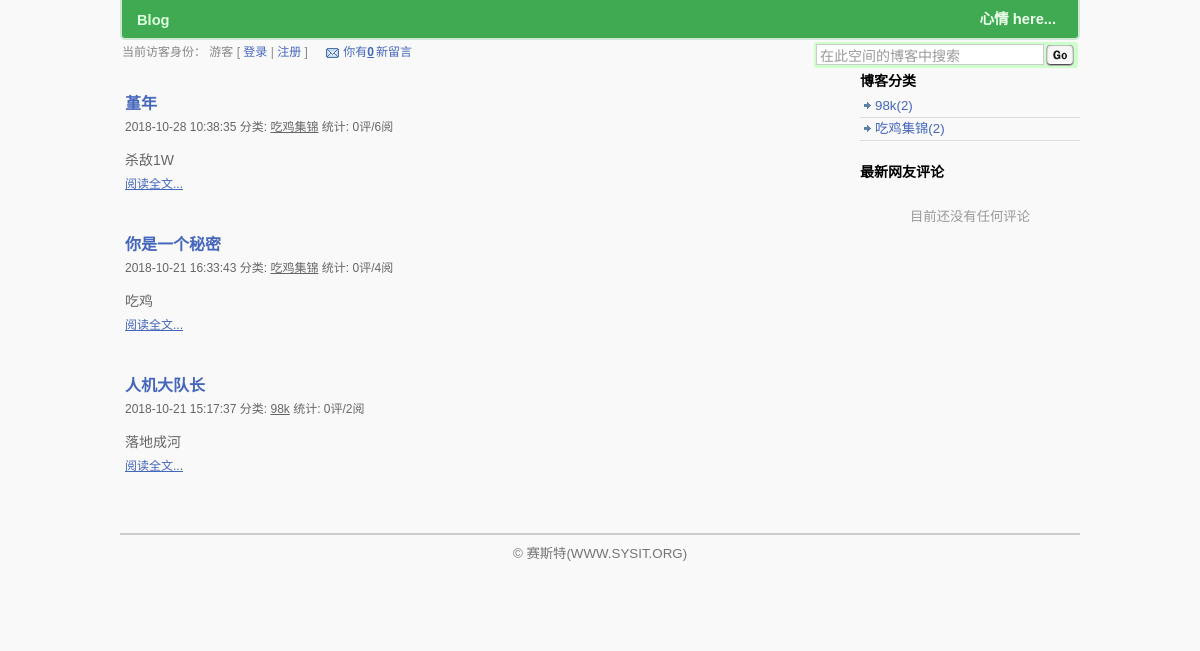
The page / on the database its author committed.
### tables this page shows
CREATE TABLE `t_blog` (
  `blog_id` int(11) NOT NULL AUTO_INCREMENT,
  `blog_title` varchar(255) DEFAULT NULL,
  `blog_content` text,
  `post_time` datetime DEFAULT NULL,
  `catalog_id` int(11) DEFAULT NULL,
  `user_id` int(11) DEFAULT NULL,
  `checked` int(11) DEFAULT NULL,
  PRIMARY KEY (`blog_id`)
);

CREATE TABLE `t_blog_catalog` (
  `catalog_id` int(11) NOT NULL AUTO_INCREMENT,
  `catalog_name` varchar(255) DEFAULT NULL,
  `user_id` int(11) DEFAULT NULL,
  PRIMARY KEY (`catalog_id`)
);

### application/controllers/Welcome.php (called while the page is built, shortened)
<?php
class Welcome extends CI_Controller
{
    public function __construct()
    {
        $this->load->model('Blog_model');
        $this->load->model('User_model');
    }
    public function index()
    {
        $blog_list = $this->Blog_model->get_blog_list();
        $catalog_list = $this->Blog_model->get_catalog_list();
        $this->load->view('index',array(
            'blog_list'=>$blog_list,
            'catalog_list'=>$catalog_list
        ));
    }
}

### index.php (called while the page is built, shortened)
<?php
require_once BASEPATH.'core/CodeIgniter.php';

### application/models/Blog_model.php (called while the page is built, shortened)
<?php
class Blog_model extends CI_Model
{
    public function get_blog_list(){
        $sql = "select *,(select count(*) from t_comment where t_comment.blog_id = t_blog.blog_id) num
        from t_blog,t_blog_catalog
        where t_blog.catalog_id = t_blog_catalog.catalog_id
        order by t_blog.post_time desc";
        $query = $this->db->query($sql);
        return  $query->result();
    }
    public function get_catalog_list(){
        $query = $this->db->get('t_blog_catalog');
        return $query->result();
    }
}

### application/views/index.php (the view, shortened to what this page needs)
<!DOCTYPE html PUBLIC "-//W3C//DTD XHTML 1.0 Transitional//EN" "http://www.w3.org/TR/xhtml1/DTD/xhtml1-transitional.dtd">
<html xml:lang="zh-CN" xmlns="http://www.w3.org/1999/xhtml" lang="zh-CN"><head>
    <link rel="stylesheet" href="css/space2011.css" type="text/css" media="screen">
    <link rel="stylesheet" type="text/css" href="css/jquery.css" media="screen">
</head>
<body>
<div id="OSC_Screen">
    <?php include "header.php"?>
        <div class="BlogList">
            <ul>
                <?php foreach ($blog_list as $blog){?>
                <li class='Blog' id='blog_24027'>
                    <h2 class='BlogAccess_true BlogTop_0'><a href="welcome/blog_detail/<?php echo $blog->blog_id?>"><?php echo $blog->blog_title;?></a></h2>
                    <div class='outline'>
                        <span class='time'><?php echo $blog->post_time;?></span>
                        <span class='catalog'>分类: <a href="?catalog=92334"><?php echo $blog->catalog_name ?></a></span>
                        <span class='stat'>统计: <?php echo $blog->num;?>评/<?php echo $blog->checked;?>阅</span>
                    </div>
                    <div class='TextContent' id='blog_content_24027'>
                        <?php echo $blog->blog_content;?>
                        <div class='fullcontent'><a href="viewPost_comment.htm">阅读全文...</a></div>
                    </div>
                </li>
                <?php };?>
            </ul>
        </div>
        <div class="BlogMenu"><div class="catalogs SpaceModule">
                <strong>博客分类</strong>
                <ul class="LinkLine">
                    <?php foreach ($catalog_list as $catalog){?>
                    <li><a href="#"><?php echo $catalog->catalog_name;?>(2)</a></li>
                    <?php };?>
                </ul>
            </div>
            <div class="comments SpaceModule">
                <strong>最新网友评论</strong>
                <p class="NoData">目前还没有任何评论</p>
            </div></div>
        <link type="text/css" rel="stylesheet" href="css/shCore.css">
        <link type="text/css" rel="stylesheet" href="css/shThemeDefault.css">
    <div id="OSC_Footer">© 赛斯特(WWW.SYSIT.ORG)</div>
</div>
</body></html>

### application/views/header.php (shortened to what this page needs)
<?php $user = $this->session->userdata('user')?>
<div id="OSC_Banner">
    <div id="OSC_Slogon"> Blog</div>
    <div id="OSC_Channels">
        <ul>
            <li><a href="#" class="project">心情 here...</a></li>
        </ul>
    </div>
</div>
<div id="OSC_Topbar">
    <div id="VisitorInfo">
        当前访客身份：
        <?php if(isset($user)){
            echo $user->name;
            echo "[ <a href='welcome/logout'>退出</a> ]";
        }else{?>
            游客 [ <a href="welcome/login">登录</a> | <a href="welcome/reg">注册</a> ]
        <?php }?>
        <span id="OSC_Notification">
			<a href="inbox.htm" class="msgbox" title="进入我的留言箱">你有<em>0</em>新留言</a>
																				</span>
    </div>
    <div id="SearchBar">
        <form action="#">
            <input id="txt_q" name="q" class="SERACH" value="在此空间的博客中搜索" onblur="(this.value=='')?this.value='在此空间的博客中搜索':this.value" onfocus="if(this.value=='在此空间的博客中搜索'){this.value='';};this.select();" type="text">
            <input class="SUBMIT" value="搜索" type="submit">
        </form>
    </div>
</div>

### css/space2011.css (style rules this page uses)
* { padding: 0; margin: 0; }
a { color:#4466BB;outline:0; }
ul,ol { list-style-type:none; }
body { background:#f9f9f9; //background:#666; text-align:center; font-size:10pt; -webkit-text-size-adjust:none; }
.NoData { text-align:center;padding:20px 0;color:#999; }
#OSC_Screen { width:960px; margin:0px auto; text-align:left; padding:0 4px; margin-bottom:50px; background:#f9f9f9; }
#OSC_Banner { background:#40AA53; border:2px solid #CEE7D3; border-top:0; height:36px; padding:2px 5px 0 5px; -moz-border-radius-bottomleft: 5px; -moz-border-radius-bottomright: 5px; border-bottom-left-radius: 5px; border-bottom-right-radius: 5px; -webkit-border-bottom-left-radius: 5px; -webkit-border-bottom-right-radius: 5px; }
#OSC_Banner #OSC_Slogon { float:left;margin:10px 0 0 10px; color:#DFD;font-weight:bold; font-size:11pt; }
#OSC_Notification { width:200px; margin-left:10px; font-size:9pt; }
#OSC_Notification a.msgbox { background:url('../images/msg.gif') no-repeat 5px 5px; padding:2px 4px 2px 22px; text-decoration:none; -moz-border-radius: 5px; border-radius: 5px; -webkit-border-radius: 5px; }
#OSC_Notification a em { font-style:normal;font-weight:bold;margin-right:2px;text-decoration:underline; }
#OSC_Banner #OSC_Channels { margin-right:10px; float:right; font-weight:bold; font-size:11pt; height:35px; line-height:35px; }
#OSC_Banner #OSC_Channels ul li { float:left;margin:0px 5px 0 10px; }
#OSC_Banner #OSC_Channels ul li a { text-decoration:none;color:#EFE;padding:2px; }
#OSC_Topbar { margin:2px; }
#OSC_Topbar #VisitorInfo { font-size:9pt;color:#888;float:left; }
#OSC_Topbar #VisitorInfo a { text-decoration:none; }
#OSC_Topbar #SearchBar { float:right; background: #cfc; padding:2px; -moz-border-radius: 3px; border-radius: 3px; -webkit-border-radius: 3px; }
#OSC_Topbar #SearchBar * { color:#999;float:left; }
#OSC_Topbar #SearchBar input.SERACH { width:220px; margin-right:2px; border:1px solid #ccc; font-size:10.5pt; padding:2px 3px 1px 3px; }
#OSC_Topbar #SearchBar input.SUBMIT { width:28px; height:21px; margin:1px 2px 0 0; background:url('../images/go.gif') no-repeat 0 0; border:0; text-indent:-9999em; cursor:pointer; }
#OSC_Footer { margin-top:20px; padding-bottom:50px; height:38px; line-height:38px; border-top:2px solid #CCCCCC; color:#737573; text-align:center; }
.TextContent { font-size:10.5pt; }
.BlogList { float:left;width:700px;margin:20px 0 0 5px;overflow:hidden; }
.BlogList .Blog { margin:0 0 40px 0; }
.BlogList .Blog h2 { font-size:12pt;margin:0 0 3px 0; }
.BlogList .Blog h2 a { text-decoration:none; }
.BlogList .Blog .outline { color:#666;font-size:9pt; }
.BlogList .Blog .outline a { color:#666; }
.BlogList .Blog .TextContent { margin:15px 0 0 0px;color:#666; }
.BlogList .Blog .fullcontent { margin:5px 0 0 0; }
.BlogList .Blog .fullcontent a { font-size:9pt; }
.BlogMenu { float:right;width:220px; }
.BlogMenu .SpaceModule { margin:0 0 20px 0; }
.BlogMenu .SpaceModule strong { display:block;font-size:10.5pt;margin:0 0 5px 0 ; }
.BlogMenu .SpaceModule ul li { line-height:22px; background:url('../images/fw_arrow.gif') no-repeat 0px 3px; padding-left:15px; border-bottom:1px solid #ddd; overflow:hidden; }
.BlogMenu .SpaceModule ul li a { text-decoration:none; }
.Blog { float:left;width:700px;overflow:hidden; }

### css/shCore.css (style rules this page uses)
.syntaxhighlighter.printing, .syntaxhighlighter.printing .line.alt1 .content, .syntaxhighlighter.printing .line.alt2 .content, .syntaxhighlighter.printing .line.highlighted .number, .syntaxhighlighter.printing .line.highlighted.alt1 .content, .syntaxhighlighter.printing .line.highlighted.alt2 .content, { background: none !important; }

### application/views/index.php (style rules this page uses)
body,table,input,textarea,select { font-family:Verdana,sans-serif,宋体; }

### rows shown on the page
t_blog: blog_title "堇年", post_time "2018-10-28 10:38:35", catalog.catalog_name "吃鸡集锦", num "0", checked "6", blog_content "杀敌1W"
t_blog: blog_title "你是一个秘密", post_time "2018-10-21 16:33:43", catalog.catalog_name "吃鸡集锦", num "0", checked "4", blog_content "吃鸡"
t_blog: blog_title "人机大队长", post_time "2018-10-21 15:17:37", catalog.catalog_name "98k", num "0", checked "2", blog_content "落地成河"
t_blog_catalog: catalog_name "98k"
t_blog_catalog: catalog_name "吃鸡集锦"
